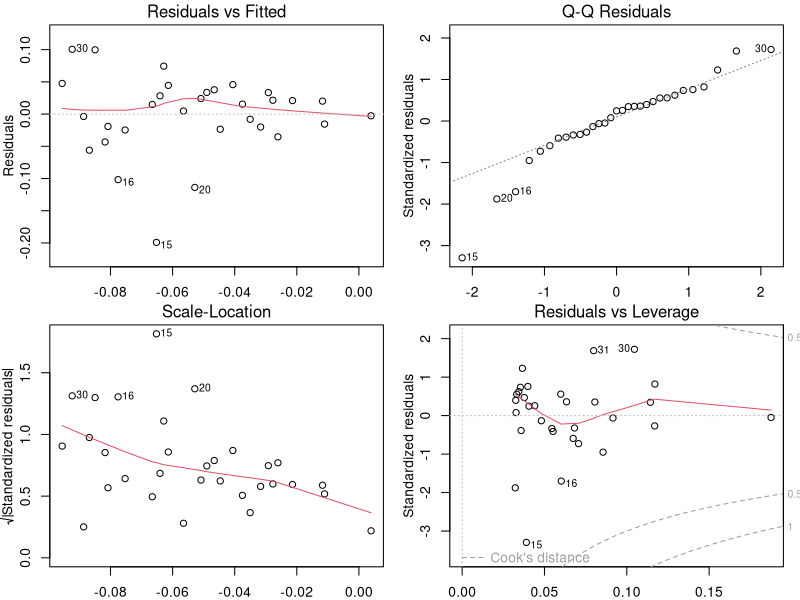
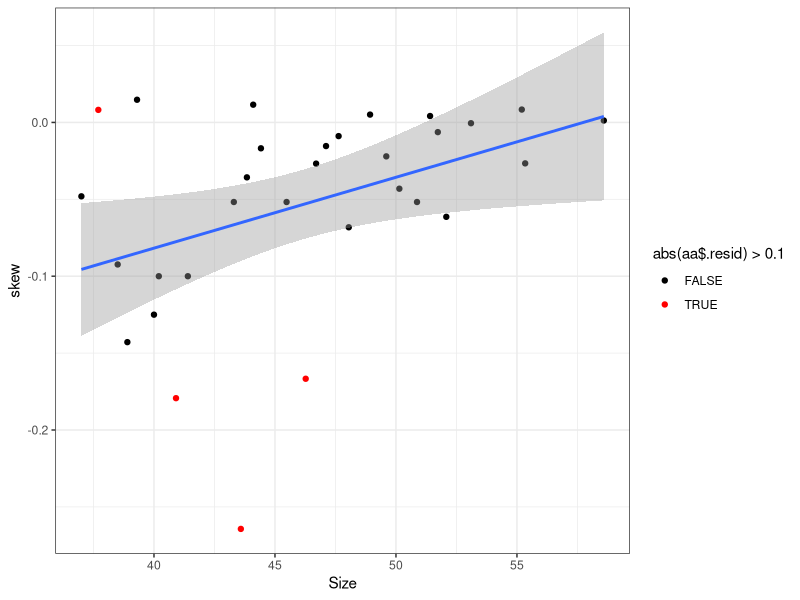

The R script that drew these images, in order:
skewdata <- read.csv("skewdat.csv")
m1 <- lm(skew~Size, data=skewdata)
par(mfrow=c(2,2),mar=c(2,3,1.5,1),mgp=c(2,1,0))
plot(m1,id.n=4) ##id.n=4: tells you your 4 biggest outlier points 
##residuals vs fitted: test for bias 
##scale location: measure of the change in variability as the fitted value increases: less variability in larger values in reproductive squew: is the variance across you data set more or less the same 
##residuals vs leverage: how much any given residual has on the slope. if all your values are within the 0.5 range of the cooks distance then you are good, if you have an outlier that is outside the dashed red lines, consider it an outlier and see what happens 
##normal QQ plot:how does your data compare to a normally distributed data set? in this case: the more negative residues in this graph are larger than you would expect them to be 


library(dplyr)
library(ggplot2); theme_set(theme_bw())
aa <- broom::augment(m1) %>% mutate(n=1:n())
(ggplot(skewdata, aes(Size,skew))
  + geom_point(aes(colour=abs(aa$.resid)>0.1))
  + geom_smooth(method="lm")
  + scale_colour_manual(values=c("black","red"))
)


lizards <- read.csv("lizards.csv", stringsAsFactors=TRUE) 
lizards$time <- factor(lizards$time,levels=c("early","midday","late")) ##early, midday and late should not be ordered alphabetically but logically
lmint <- lm(grahami~light*time, data=lizards)
lmboth <- lm(grahami~light + time, data=lizards)##additive model: depends on time, and sunny vs shaddy
lmlight <- lm(grahami~light, data=lizards)
lmtime <- lm(grahami~time, data=lizards)

print(summary(lmboth))
##coeffs: the difference between sunny and shaddy=-19.325



anova(lmboth, lmlight, test="F")


anova(lmboth, lmtime, test="F")


drop1(lmboth, test="F")
##start with the full model, then drop 1 parameter at a time and compare them 

car::Anova(lmboth)

print(summary(lmint))
